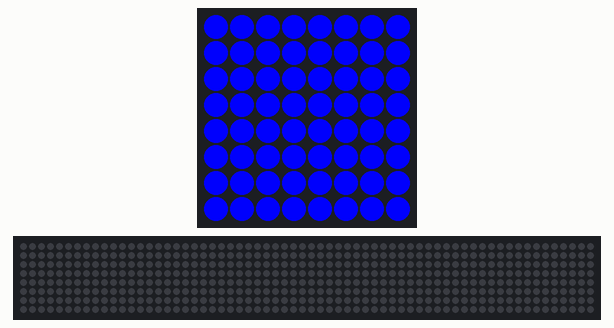
A program run on a simulated Raspberry Pi (BCM pin numbers) with a Sense HAT. Shown: the Sense HAT's 8×8 RGB LED matrix, a strip that is not on the board, showing the scrolling text unrolled. The 64×8 strip is a reading aid, not a part: it shows the text the matrix is scrolling, unrolled, one strip-width of it at a time.

Above: at 0.03 s.
At 6.72 s:
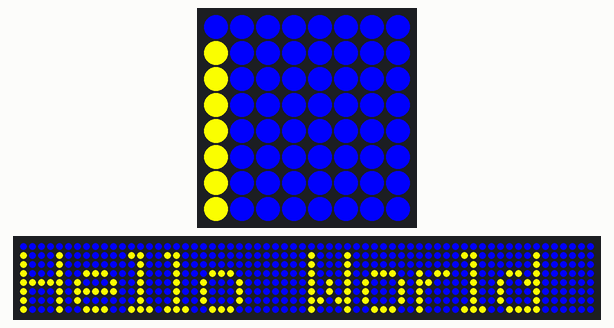
At 13.56 s:
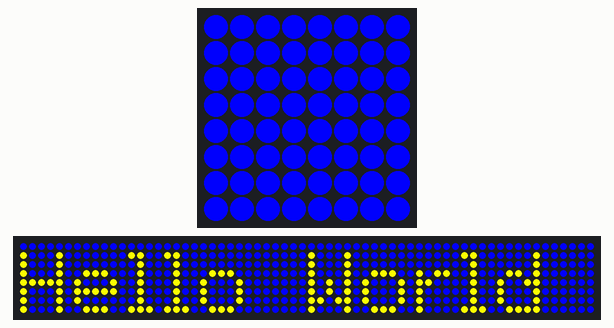
At 20.56 s:
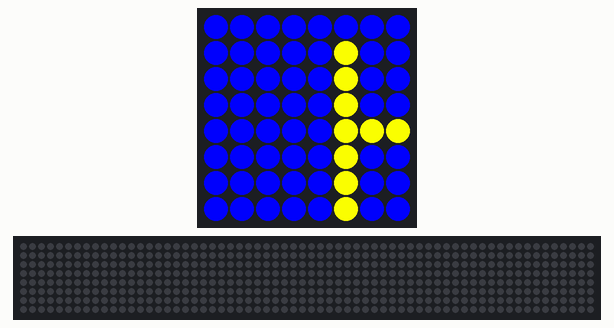
At 30.14 s:
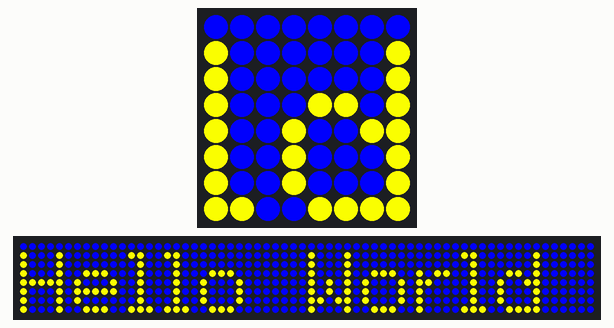
At 39.88 s:
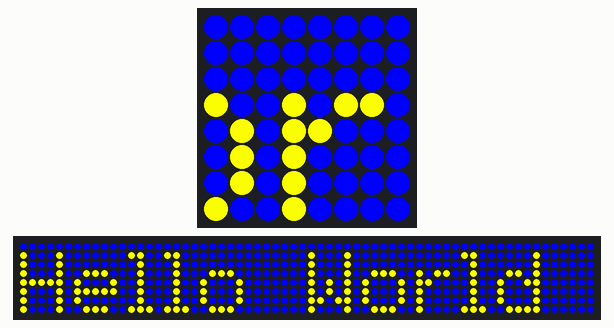

The program:

text.py
```python
# Language: Python
# File name: text.py
# Description: This will display text on the LED matrix with the given conditions

from sense_hat import SenseHat

# SenseHAT initialization
sense = SenseHat()

# Main program loop
while True:
  #                  display text   scroll speed       color       RGB code     background  RGB code
  sense.show_message("Hello World", scroll_speed=0.05, text_colour=[255,255,0], back_colour=[0,0,255])
```
